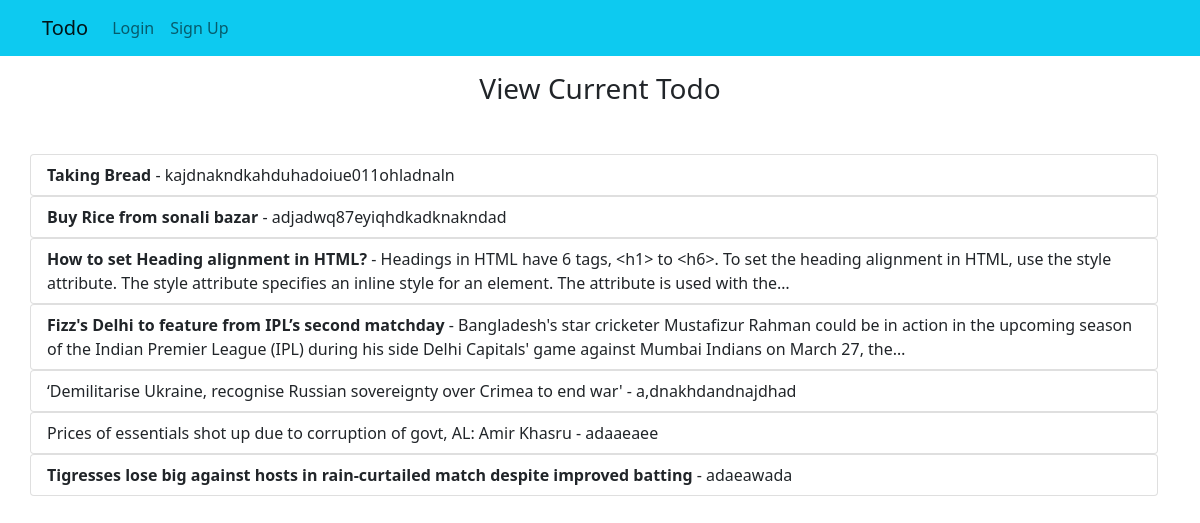
Page /current on the committed database.
### home/models.py (models this page shows, shortened)
class Createtodo(models.Model):
    title=models.CharField(max_length=100)
    memo=models.TextField()
    important=models.BooleanField(default=False)
    datecompleted=models.DateTimeField(null=True,blank=True)

### home/views.py (the view)
# urls.py: path('current', views.current,name="current"),
def current(request):
    alltodos=Createtodo.objects.filter(datecompleted__isnull=True)
    params = {'alltodos':alltodos}
    return render(request,"home/current.html",params)

### templates/home/current.html (shortened to what this page needs)
{%extends 'base.html'%}
{%block body%}
<div class="container my-3">
    <h3 class="text-center">View Current Todo</h3>
    <div class="row justify-content-center mt-5">
    {% for todo in alltodos %}
        <ul class="list-group">
            <a href="todo_details/{{todo.id}}" class="list-group-item list-group-item-action">
                {%if todo.important%}<b>{% endif %}{{todo.title}}</b>
                - {{todo.memo|truncatechars:200}}
            </a>
        </ul>
    {% endfor %}
    </div>
        </div>
{% endblock %}

### templates/base.html (shortened to what this page needs)
{% load static %}
<!doctype html>
<html lang="en">
  <head>
    <link href="https://cdn.jsdelivr.net/npm/bootstrap@5.1.3/dist/css/bootstrap.min.css" rel="stylesheet">
  </head>
  <body>
    <nav class="navbar navbar-expand-lg navbar-light bg-info">
      <div class="container">
        <a class="navbar-brand" href="/login">Todo</a>
          <div class="collapse navbar-collapse" id="navbarNav">
            <ul class="navbar-nav">
              {% if user.is_authenticated %}
              <li class="nav-item">
                <a class="nav-link {% block homeactive %}{% endblock homeactive %}" aria-current="page" href="/">Home</a>
              </li>
              <li class="nav-item">
                <a class="nav-link {% block createactive %}{% endblock createactive %}" href="/create">Create todo</a>
              </li>
              <li class="nav-item">
                <a class="nav-link {% block currentactive %}{% endblock currentactive %}" href="/current">Current todolist</a>
              </li>
              <li class="nav-item">
                <a class="nav-link {% block completeactive %}{% endblock completeactive %}" href="/completed">Completed todo</a>
              </li>
              <li class="nav-item dropdown">
                <a class="nav-link dropdown-toggle" href="#" id="navbarDropdown" role="button" data-bs-toggle="dropdown" aria-expanded="false">
                  Welcome {{request.user}}
                </a>
                <ul class="dropdown-menu" aria-labelledby="navbarDropdown">
                  <li><a class="dropdown-item" href="/logout">Logout</a></li>
                </ul>
              </li>
              {% else %}
              <li class="nav-item">
                <a class="nav-link {% block loginactive %}{% endblock loginactive %}" href="/login">Login</a>
              </li>
              <li class="nav-item">
                <a class="nav-link {% block signupactive %}{% endblock signupactive %}" href="/signup">Sign Up</a>
              </li>
              {% endif %}
            </ul>
          </div>
        </div>
      </nav>
{% block body%} {% endblock %}
  </body>
</html>

### rows in the picture
Createtodo: title "Taking Bread", memo "kajdnakndkahduhadoiue011ohladnaln"
Createtodo: title "Buy Rice from sonali bazar", memo "adjadwq87eyiqhdkadknakndad"
Createtodo: title "How to set Heading alignment in HTML?", memo "Headings in HTML have 6 tags, <h1> to <h6>. To set the heading alignment in HTML, use the style attribute. The style attribute specifies an inline style for an element. The attribute is used with the…"
Createtodo: title "Fizz's Delhi to feature from IPL’s second matchday", memo "Bangladesh's star cricketer Mustafizur Rahman could be in action in the upcoming season of the Indian Premier League (IPL) during his side Delhi Capitals' game against Mumbai Indians on March 27, the…"
Createtodo: title "‘Demilitarise Ukraine, recognise Russian sovereignty over Crimea to end war'", memo "a,dnakhdandnajdhad"
Createtodo: title "Prices of essentials shot up due to corruption of govt, AL: Amir Khasru", memo "adaaeaee"
Createtodo: title "Tigresses lose big against hosts in rain-curtailed match despite improved batting", memo "adaeawada"
